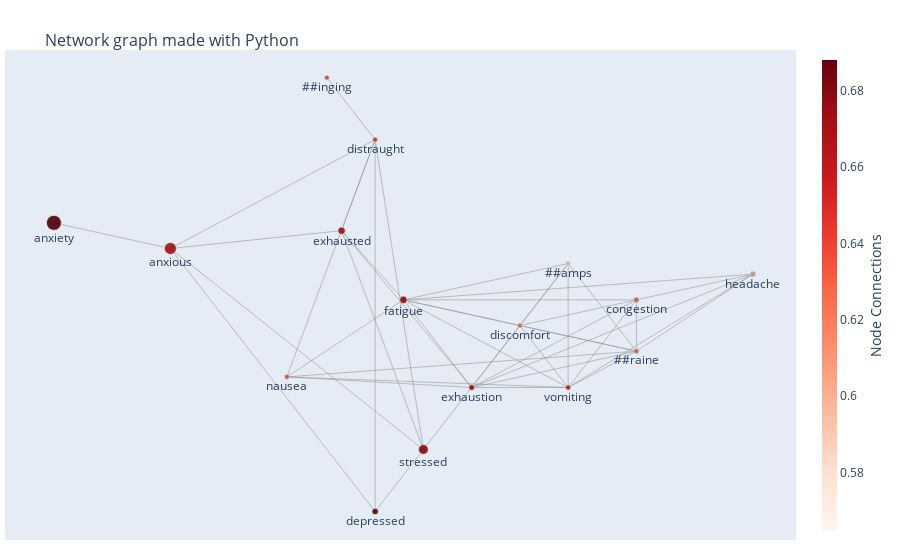

Notebook cell for this chart:
### Code cell
ADR = pickle.load(open('Covid_fatigue_3_5_0.4.pkl','rb'))
ADR.plotGraph()

### Figure 1 — Plotly figure (JSON) as saved in the notebook; plotly's stock layout.template omitted (floating-point values rounded to 4 significant figures; data arrays with more than 128 entries replaced by an {"elided": "..."} marker saying what was removed)
{"data": [{"hoverinfo": "none", "line": {"color": "#888", "width": 0.5}, "mode": "lines", "type": "scatter", "x": {"elided": "132 float values"}, "y": {"elided": "132 float values"}}, {"marker": {"color": [], "colorscale": [[0, "rgb(255,255,217)"], [0.125, "rgb(237,248,177)"], [0.25, "rgb(199,233,180)"], [0.375, "rgb(127,205,187)"], [0.5, "rgb(65,182,196)"], [0.625, "rgb(29,145,192)"], [0.75, "rgb(34,94,168)"], [0.875, "rgb(37,52,148)"], [1, "rgb(8,29,88)"]], "line": {"width": 0}, "reversescale": true, "showscale": false, "size": [7.638, 5.809, 5.298, 5.298, 7.511, 5.085, 5.128, 5.723, 5.723, 9.809, 5.128, 11.98, 5.043, 6.489, 5, 15.0]}, "mode": "markers+text", "text": ["fatigue", "exhaustion", "vomiting", "##raine", "exhausted", "discomfort", "nausea", "congestion", "headache", "stressed", "distraught", "anxious", "##amps", "depressed", "##inging", "anxiety"], "textposition": "bottom center", "type": "scatter", "x": [235.9, 274.9, 330.0, 369.0, 200.7, 302.5, 169.4, 369.0, 435.5, 247.4, 219.8, 102.9, 330.0, 219.8, 192.3, 36.4], "y": [245.1, 151.0, 151.0, 190, 319.4, 217.6, 162.4, 245.1, 272.7, 84.52, 417.1, 300.2, 284.1, 18, 483.6, 327.8]}, {"hoverinfo": "text", "marker": {"color": [0.664, 0.663, 0.649, 0.616, 0.658, 0.612, 0.624, 0.616, 0.594, 0.67, 0.635, 0.657, 0.565, 0.685, 0.627, 0.688], "colorbar": {"thickness": 15, "title": {"side": "right", "text": "Node Connections"}, "xanchor": "left"}, "colorscale": [[0, "rgb(255,245,240)"], [0.125, "rgb(254,224,210)"], [0.25, "rgb(252,187,161)"], [0.375, "rgb(252,146,114)"], [0.5, "rgb(251,106,74)"], [0.625, "rgb(239,59,44)"], [0.75, "rgb(203,24,29)"], [0.875, "rgb(165,15,21)"], [1, "rgb(103,0,13)"]], "line": {"width": 1}, "reversescale": false, "showscale": true, "size": [7.638, 5.809, 5.298, 5.298, 7.511, 5.085, 5.128, 5.723, 5.723, 9.809, 5.128, 11.98, 5.043, 6.489, 5, 15.0]}, "mode": "markers", "text": ["fatigue <br>Count : 63 <br>Score : 0.664", "exhaustion <br>Count : 20 <br>Score : 0.663", "vomiting <br>Count : 8 <br>Score : 0.649", "##raine <br>Count : 8 <br>Score : 0.616", "exhausted <br>Count : 60 <br>Score : 0.658", "discomfort <br>Count : 3 <br>Score : 0.612", "nausea <br>Count : 4 <br>Score : 0.624", "congestion <br>Count : 18 <br>Score : 0.616", "headache <br>Count : 18 <br>Score : 0.594", "stressed <br>Count : 114 <br>Score : 0.67", "distraught <br>Count : 4 <br>Score : 0.635", "anxious <br>Count : 165 <br>Score : 0.657", "##amps <br>Count : 2 <br>Score : 0.565", "depressed <br>Count : 36 <br>Score : 0.685", "##inging <br>Count : 1 <br>Score : 0.627", "anxiety <br>Count : 236 <br>Score : 0.688"], "type": "scatter", "x": [235.9, 274.9, 330.0, 369.0, 200.7, 302.5, 169.4, 369.0, 435.5, 247.4, 219.8, 102.9, 330.0, 219.8, 192.3, 36.4], "y": [245.1, 151.0, 151.0, 190, 319.4, 217.6, 162.4, 245.1, 272.7, 84.52, 417.1, 300.2, 284.1, 18, 483.6, 327.8]}], "layout": {"hovermode": "closest", "margin": {"b": 20, "l": 5, "r": 5, "t": 50}, "showlegend": false, "title": {"font": {"size": 16}, "text": "<br>Network graph made with Python"}, "xaxis": {"showgrid": false, "showticklabels": false, "zeroline": false}, "yaxis": {"showgrid": false, "showticklabels": false, "zeroline": false}}}
